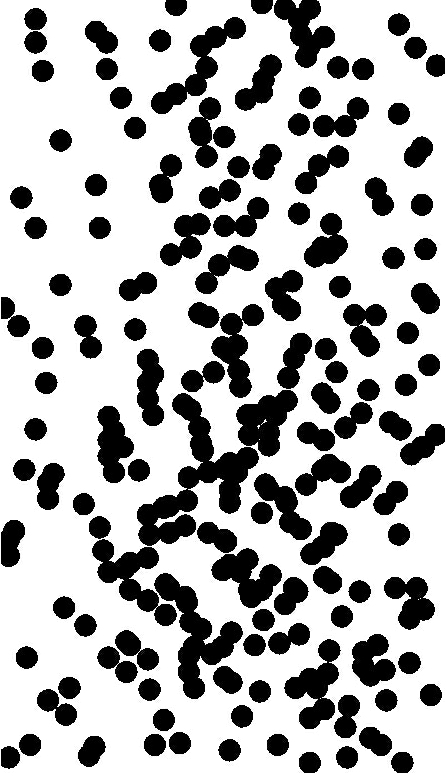
//> input picture kernelDemo/cell2.bmp, 446 x 780 px, given in place of cell_test.png, which was not available
$ ./main   (built with g++ and OpenCV 4)
//> lines starting //> are read from the running program, lines starting //| are printed output that depends on the picture; after the words box and inside, x2 and y2 are one past the last pixel; in counts of white or black regions, pixels touching at a corner belong together; pictures that were not available may be replaced by others from this repository, and a replacement may not be noted
#include <opencv2/opencv.hpp>
#include <iostream>
using namespace std;
using namespace cv;

int threshval = 0;
int threshval2 = 255;
Mat gray;


void on_trackbar(int th, void*)
{

	Mat bin;
	threshold(gray, bin, threshval, threshval2, CV_THRESH_BINARY);

	Mat bw = bin;
	imshow("Binary Image", bw);
}

// [11 lines left out: function on_trackbar1, not called in this run]

void removeBlackBg(Mat& src, int th)
{
	for (int i = 0; i<src.rows; i++)
	{
		for (int j = 0; j<src.cols; j++)
		{

			double r = src.at<Vec3b>(i, j)[0];
			double g = src.at<Vec3b>(i, j)[1];
			double b = src.at<Vec3b>(i, j)[2];

			if (r <= th && g <= th && b <= th) {
				src.at<Vec3b>(i, j)[0] = 255;
				src.at<Vec3b>(i, j)[1] = 255;
				src.at<Vec3b>(i, j)[2] = 255;
			}
		}
	}

	imshow("removeBlackBg", src);
}


int Otsu(Mat& src)
{
	int height = src.rows;
	int width = src.cols;

	float histogram[256] = { 0 };
	for (int i = 0; i < src.rows; i++)
		for (int j = 0; j < src.cols; j++) {
			histogram[src.at<uchar>(i, j)]++;
		}

	int size = height * width;
	for (int i = 0; i < 256; i++)
	{
		histogram[i] = histogram[i] / size;
	}

	float avgValue = 0;

	for (int i = 0; i < 256; i++)
	{
		avgValue += i * histogram[i];  //整幅图像的平均灰度
	}

	int threshold;
	float maxVariance = 0;
	float w = 0, u = 0;

	for (int i = 0; i < 256; i++)
	{
		w += histogram[i];  //假设当前灰度i为阈值, 0~i 灰度的像素(假设像素值在此范围的像素叫做前景像素) 所占整幅图像的比例
		u += i * histogram[i];  // 灰度i 之前的像素(0~i)的平均灰度值： 前景像素的平均灰度值

		float t = avgValue * w - u;
		float variance = t * t / (w * (1 - w));

		if (variance > maxVariance)
		{
			maxVariance = variance;
			threshold = i;
		}
	}

	return threshold;
}


// [13 lines left out: function fillHole, not called in this run]

int main(int argc, char** argv)
{
	Mat src, canny_output, dst;
	char * filename = "e:/cell_test.png";
	src = imread(filename);
//> src is the input picture: 780 rows x 446 cols, CV_8UC3; min 0, max 255, mean 179.9
	imshow("src", src);

	removeBlackBg(src, 18);
//> after the loop in removeBlackBg, `for (int i = 0; i<src.rows; i++)`:
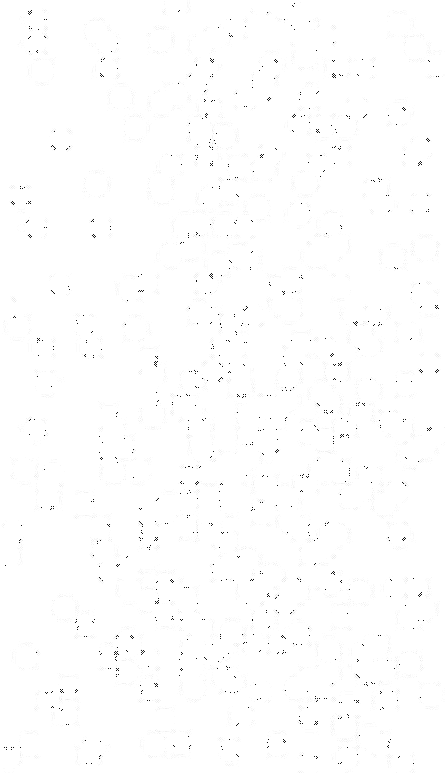
//> src: 780 rows x 446 cols, CV_8UC3; min 20, max 255, mean 253.8


	cvtColor(src, gray, CV_RGB2GRAY);
	medianBlur(gray, gray, 3);
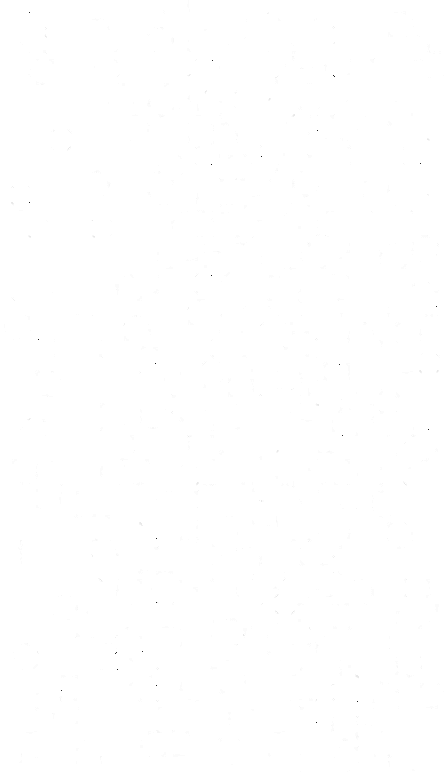
//> gray: 780 rows x 446 cols, CV_8UC1; min 30, max 255, mean 254.9
	medianBlur(gray, gray, 3);
//> gray: 780 rows x 446 cols, CV_8UC1; 0.79% of pixels changed, all inside (x1, y1, x2, y2) = (4, 0, 444, 772)
	medianBlur(gray, gray, 3);
//> gray: 780 rows x 446 cols, CV_8UC1; min 240, max 255, mean 255
	medianBlur(gray, gray, 3);
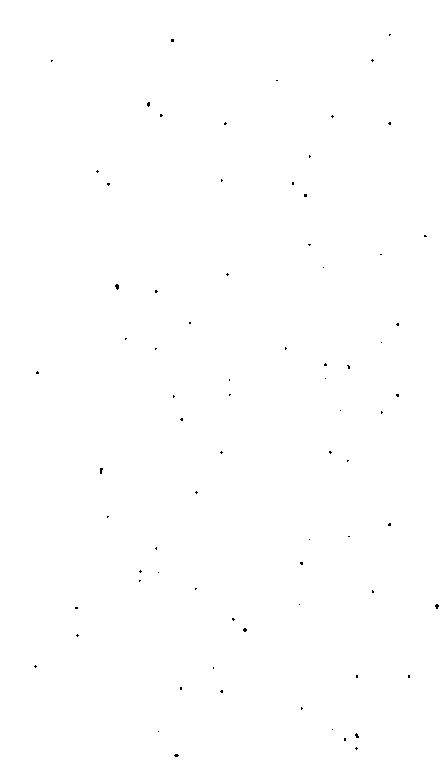
//> gray: 780 rows x 446 cols, CV_8UC1; values 251 (black) and 255 (white), 99.9% white; black in thin lines or dots, all inside (x1, y1, x2, y2) = (34, 34, 439, 757)
	// [5 lines of commented-out code are left out]
	imshow("gray", gray);

	createTrackbar("Threshold", "gray", &threshval, 255, on_trackbar);
	createTrackbar("Threshold2", "gray", &threshval2, 255, on_trackbar1);
	on_trackbar(threshval, 0);//轨迹条回调函数
//> in on_trackbar, `threshold(gray, bin, threshval, threshval2, CV_THRESH_BINARY);`: bin: 780 rows x 446 cols, CV_8UC1; every value is 255

	Mat temp;
	threshold(gray, temp, Otsu(gray), 255, CV_THRESH_BINARY);
//> after the loop in Otsu, `for (int i = 0; i < src.rows; i++)`: histogram = 256 values, max 347478 at index 255, min 0 at index 0, mean 1358.9
//> after the loop in Otsu, `for (int i = 0; i < 256; i++)`: histogram = 256 values, max 0.999 at index 255, min 0 at index 0, mean 0.00391
//> after the loop in Otsu, `for (int i = 0; i < 256; i++)`: avgValue = 255
//> the loop in Otsu, `for (int i = 0; i < 256; i++)` made 256 passes
//> (t, variance, maxVariance) on pass 252: (0.00462, 0.0185, 0.0185)
//> (t, variance) on passes 1 to 6: (0, nan), (0, nan), (0, nan), (0, nan), (0, nan), (0, nan)
//> after the loop in Otsu, `for (int i = 0; i < 256; i++)`: w = 1; u = 255; maxVariance = 0.0185; threshold = 251

	imshow("temp", temp);

	vector<vector<Point> > contours;
	vector<Vec4i> hierarchy;

	Canny(temp, canny_output, 0, 255, 3);
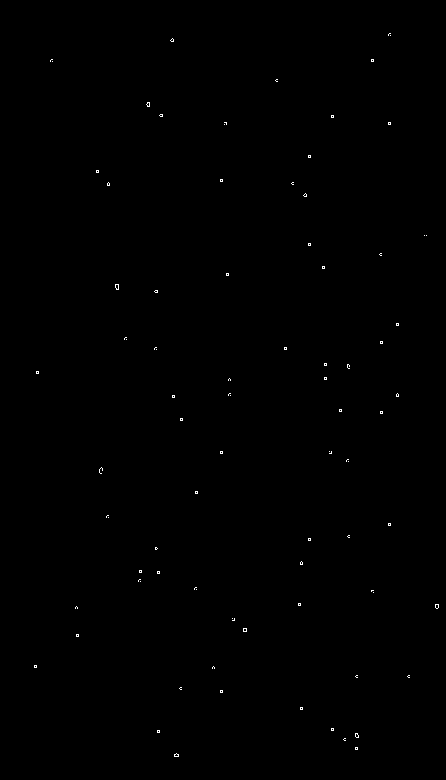
//> canny_output: 780 rows x 446 cols, CV_8UC1; 0.16% white in thin lines or dots, all inside (x1, y1, x2, y2) = (34, 33, 439, 757)


		//pointPolygonTest()
	/// Find contours
	findContours(canny_output, contours, hierarchy, CV_RETR_EXTERNAL, CV_CHAIN_APPROX_SIMPLE, Point(0, 0));
//> contours = 88 contours, all with area under 20

	cout << contours.size() << endl;
//| 88
	dst = Mat::zeros(canny_output.size(), CV_8UC3);
	for (int i = 0; i< contours.size(); i++)
	{
		RNG rng;
		//随机颜色
		Scalar color = Scalar(255, 255, 0);
		//Scalar color = Scalar(rng.uniform(0, 255), rng.uniform(0, 255), rng.uniform(0, 255));
		drawContours(dst, contours, i, color, 1, 8, hierarchy, 0, Point());
	}
//> this loop made 88 passes
	imshow("dst", dst);

	waitKey(0);
}

// [18 lines left out: function splitChannels, not called in this run]
